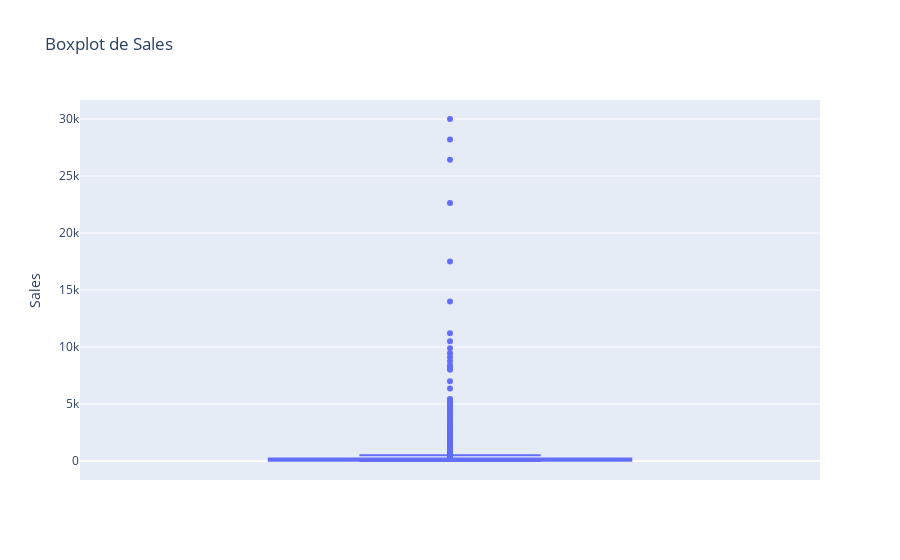
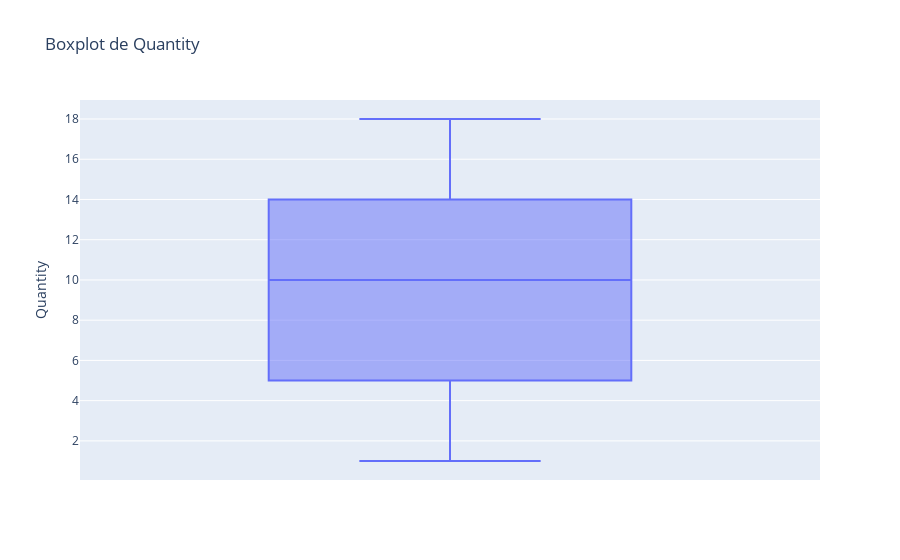
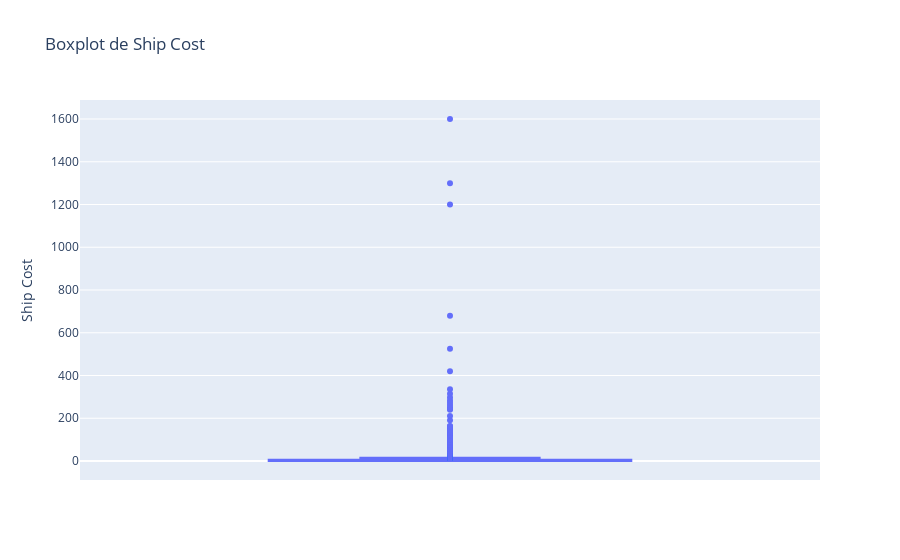
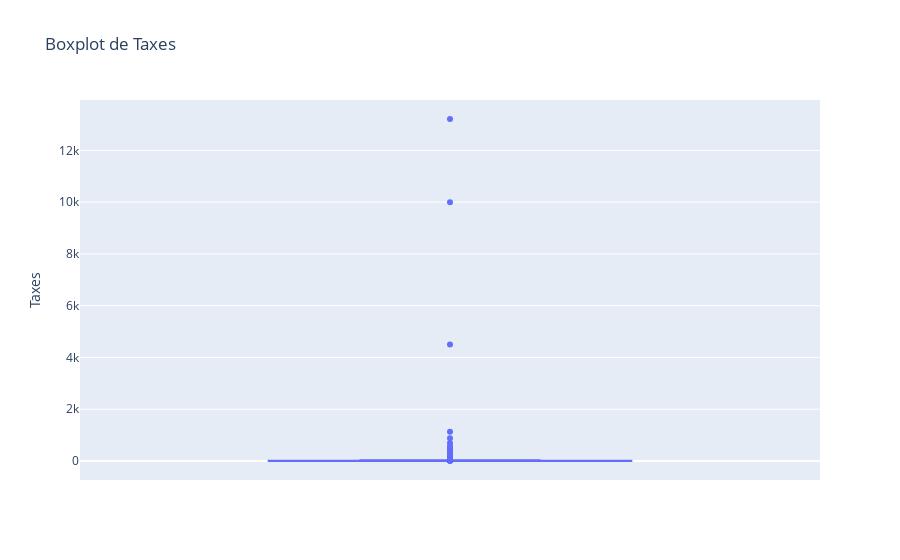

Notebook code for these charts, in order:
### Markdown cell above
## **Boxplots (visualizar distribución numérica)**

### Code cell
# Boxplot de Sales
import plotly.express as px

fig = px.box(
    df,
    y="Sales",
    points="outliers",
    title="Boxplot de Sales"
)
fig.show()
# interpretación: aquí veo cómo se distribuyen las ventas
# la línea dentro de la caja es la mediana -> ventas típicas
# los puntos que aparecen arriba son ventas muy altas (outliers), casos poco frecuentes
# la caja me muestra la mayoría de los valores (del 25% al 75%)

# Boxplot de Quantity
fig = px.box(
    df,
    y="Quantity",
    points="outliers",
    title="Boxplot de Quantity"
)
fig.show()
# interpretación: me dice cuántas unidades se suelen vender
# la caja será más estrecha porque los números son pequeños (pocas unidades por venta)
# los punticos arriba muestran pedidos grandes, poco comunes

# Boxplot de Ship Cost
fig = px.box(
    df,
    y="Ship Cost",
    points="outliers",
    title="Boxplot de Ship Cost"
)
fig.show()
# interpretación: aquí comparo cuánto se paga de envío
# la mayoría de envíos cuestan poco (caja pequeña abajo)
# algunos pedidos tienen costos de envío mucho más altos -> outliers

# Boxplot de Taxes
fig = px.box(
    df,
    y="Taxes",
    points="outliers",
    title="Boxplot de Taxes"
)
fig.show()
# interpretación: similar a Sales, porque los impuestos dependen de las ventas
# normalmente son bajos, pero hay pedidos con impuestos muy altos que aparecen como outliers
# la mediana y la forma de la caja me dicen cómo se concentran los impuestos en la mayoría de pedidos

### Figure 1 — Plotly figure (JSON) as saved in the notebook; plotly's stock layout.template omitted (floating-point values rounded to 4 significant figures; data arrays with more than 128 entries replaced by an {"elided": "..."} marker saying what was removed)
{"data": [{"alignmentgroup": "True", "boxpoints": "outliers", "hovertemplate": "Sales=%{y}<extra></extra>", "legendgroup": "", "marker": {"color": "#636efa"}, "name": "", "notched": false, "offsetgroup": "", "orientation": "v", "showlegend": false, "type": "box", "x0": " ", "xaxis": "x", "y": {"elided": "9817 float values"}, "y0": " ", "yaxis": "y"}], "layout": {"boxmode": "group", "legend": {"tracegroupgap": 0}, "title": {"text": "Boxplot de Sales"}, "xaxis": {"anchor": "y", "domain": [0, 1]}, "yaxis": {"anchor": "x", "domain": [0, 1], "title": {"text": "Sales"}}}}

### Figure 2 — Plotly figure (JSON) as saved in the notebook; plotly's stock layout.template omitted (floating-point values rounded to 4 significant figures; data arrays with more than 128 entries replaced by an {"elided": "..."} marker saying what was removed)
{"data": [{"alignmentgroup": "True", "boxpoints": "outliers", "hovertemplate": "Quantity=%{y}<extra></extra>", "legendgroup": "", "marker": {"color": "#636efa"}, "name": "", "notched": false, "offsetgroup": "", "orientation": "v", "showlegend": false, "type": "box", "x0": " ", "xaxis": "x", "y": {"elided": "9817 int values"}, "y0": " ", "yaxis": "y"}], "layout": {"boxmode": "group", "legend": {"tracegroupgap": 0}, "title": {"text": "Boxplot de Quantity"}, "xaxis": {"anchor": "y", "domain": [0, 1]}, "yaxis": {"anchor": "x", "domain": [0, 1], "title": {"text": "Quantity"}}}}

### Figure 3 — Plotly figure (JSON) as saved in the notebook; plotly's stock layout.template omitted (floating-point values rounded to 4 significant figures; data arrays with more than 128 entries replaced by an {"elided": "..."} marker saying what was removed)
{"data": [{"alignmentgroup": "True", "boxpoints": "outliers", "hovertemplate": "Ship Cost=%{y}<extra></extra>", "legendgroup": "", "marker": {"color": "#636efa"}, "name": "", "notched": false, "offsetgroup": "", "orientation": "v", "showlegend": false, "type": "box", "x0": " ", "xaxis": "x", "y": {"elided": "9817 float values"}, "y0": " ", "yaxis": "y"}], "layout": {"boxmode": "group", "legend": {"tracegroupgap": 0}, "title": {"text": "Boxplot de Ship Cost"}, "xaxis": {"anchor": "y", "domain": [0, 1]}, "yaxis": {"anchor": "x", "domain": [0, 1], "title": {"text": "Ship Cost"}}}}

### Figure 4 — Plotly figure (JSON) as saved in the notebook; plotly's stock layout.template omitted (floating-point values rounded to 4 significant figures; data arrays with more than 128 entries replaced by an {"elided": "..."} marker saying what was removed)
{"data": [{"alignmentgroup": "True", "boxpoints": "outliers", "hovertemplate": "Taxes=%{y}<extra></extra>", "legendgroup": "", "marker": {"color": "#636efa"}, "name": "", "notched": false, "offsetgroup": "", "orientation": "v", "showlegend": false, "type": "box", "x0": " ", "xaxis": "x", "y": {"elided": "9817 float values"}, "y0": " ", "yaxis": "y"}], "layout": {"boxmode": "group", "legend": {"tracegroupgap": 0}, "title": {"text": "Boxplot de Taxes"}, "xaxis": {"anchor": "y", "domain": [0, 1]}, "yaxis": {"anchor": "x", "domain": [0, 1], "title": {"text": "Taxes"}}}}
